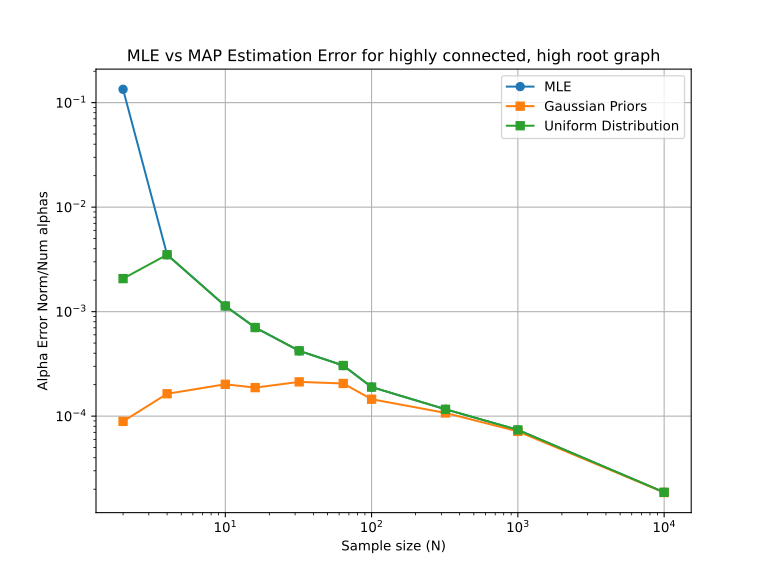

Source code (Python):
import numpy as np
import matplotlib.pyplot as plt
from scipy.optimize import minimize
import networkx as nx

np.random.seed(100)
meanalphas=2


def simulate_graph(adj_matrix, true_alphas, nonlinear_func, sigma=0.01, N=1000):
    n_nodes = len(adj_matrix)
    X_t0 = np.random.normal(0, 1, size=(n_nodes, N))
    X_t1 = np.zeros((n_nodes, N))

    for i in range(n_nodes):
        parents = np.where(adj_matrix[:, i] == 1)[0]
        if len(parents) == 0:
            X_t1[i] = np.random.normal(0, 1, N)  # root noise
        else:
            inputs = [true_alphas[(j, i)] * X_t0[j] for j in parents]
            mu = nonlinear_func(*inputs)
            X_t1[i] = np.random.normal(mu, sigma)
    return X_t0, X_t1


def plot_graph_structure(adj_matrix):
    G = nx.DiGraph()
    n = len(adj_matrix)
    for i in range(n):
        for j in range(n):
            if adj_matrix[i, j] == 1:
                G.add_edge(i, j)

    pos = nx.spring_layout(G, seed=42)
    plt.figure(figsize=(6, 5))
    nx.draw(G, pos, with_labels=True, arrows=True,
            node_size=600, node_color='lightblue', edge_color='gray')
    plt.title("Graph Structure")
    plt.show()


def estimate_alphas_mle(adj_matrix, X_t0, X_t1, nonlinear_func, target_edges, sigma2=0.01**2):
    def loss(alpha_vec):
        alpha_map = {edge: alpha_vec[i] for i, edge in enumerate(target_edges)}
        data_term = 0.0
        for (j, i) in target_edges:
            parents = np.where(adj_matrix[:, i] == 1)[0]
            inputs = [alpha_map[(p, i)] * X_t0[p] for p in parents]
            mu = nonlinear_func(*inputs)
            data_term += np.sum((X_t1[i] - mu) ** 2) / (2 * sigma2)
        return data_term

    init_alpha = np.ones(len(target_edges))
    res = minimize(loss, init_alpha, method="BFGS")
    return res.x


def estimate_alphas_map(adj_matrix, X_t0, X_t1, nonlinear_func, target_edges,
                        sigma2=0.1**2, tau2=0.001**2, mu_prior_val=2.0):
    mu_prior = np.full(len(target_edges), mu_prior_val)

    def loss(alpha_vec):
        alpha_map = {edge: alpha_vec[i] for i, edge in enumerate(target_edges)}
        data_term = 0.0
        for (j, i) in target_edges:
            parents = np.where(adj_matrix[:, i] == 1)[0]
            inputs = [alpha_map[(p, i)] * X_t0[p] for p in parents]
            mu = nonlinear_func(*inputs)
            data_term += np.sum((X_t1[i] - mu) ** 2) / (2 * sigma2)
        prior_term = np.sum((alpha_vec - mu_prior) ** 2) / (2 * tau2)
        return data_term + prior_term

    init_alpha = np.ones(len(target_edges)) * mu_prior_val
    res = minimize(loss, init_alpha, method="BFGS")
    return res.x
def estimate_alphas_map_uniform(adj_matrix, X_t0, X_t1, nonlinear_func, target_edges,
                                sigma2=0.01**2, center=2.0, width=0.5):

    bounds = [(center - width, center + width) for _ in target_edges]

    def loss(alpha_vec):
        alpha_map = {edge: alpha_vec[i] for i, edge in enumerate(target_edges)}
        data_term = 0.0
        for (j, i) in target_edges:
            parents = np.where(adj_matrix[:, i] == 1)[0]
            inputs = [alpha_map[(p, i)] * X_t0[p] for p in parents]
            mu = nonlinear_func(*inputs)
            data_term += np.sum((X_t1[i] - mu) ** 2) / (2 * sigma2)
        return data_term  # prior is constant inside bounds

    init_alpha = np.ones(len(target_edges)) * center
    res = minimize(loss, init_alpha, method="L-BFGS-B", bounds=bounds)
    return res.x


def run_experiment(adj_matrix, nonlinear_func, sample_sizes,
                   sigma2=0.01**2, tau2=0.1**2, force_alphas_two=False):
    edges = [(i, j) for i in range(len(adj_matrix)) for j in range(len(adj_matrix)) if adj_matrix[i, j] == 1]

    if force_alphas_two:
        true_alphas = {edge: 2.0 for edge in edges}
    else:
        true_alphas = {edge: np.random.normal(2.0, 0.01) for edge in edges}

    errors_mle, errors_map,anothaone = [], [],[]

    for N in sample_sizes:
        X_t0, X_t1 = simulate_graph(adj_matrix, true_alphas, nonlinear_func, sigma=np.sqrt(sigma2), N=N)

        alpha_hat_mle = estimate_alphas_mle(adj_matrix, X_t0, X_t1, nonlinear_func, edges, sigma2=sigma2)
        alpha_hat_map = estimate_alphas_map(adj_matrix, X_t0, X_t1, nonlinear_func, edges,
                                            sigma2=sigma2, tau2=tau2, mu_prior_val=2.0)

        true_alpha_vec = np.array([true_alphas[edge] for edge in edges])
        error_mle = np.linalg.norm(alpha_hat_mle - true_alpha_vec)/(true_alpha_vec.size)
        error_map = np.linalg.norm(alpha_hat_map - true_alpha_vec)/(true_alpha_vec.size)
        alpha_hat_map_uniform = estimate_alphas_map_uniform(adj_matrix, X_t0, X_t1,
                                                    nonlinear_func, edges,
                                                    sigma2=sigma2, center=2.0, width=0.1)
        error_map_uniform = np.linalg.norm(alpha_hat_map_uniform - true_alpha_vec)/(true_alpha_vec.size)

        errors_mle.append(error_mle)
        errors_map.append(error_map)
        anothaone.append(error_map_uniform)
        print(f"N={N}, MLE Error={error_mle:.4f}, MAP Error={error_map:.4f}")

    plt.figure(figsize=(8, 6))
    plt.plot(sample_sizes, errors_mle, "o-", label="MLE")
    plt.plot(sample_sizes, errors_map, "s-", label="Gaussian Priors")
    plt.plot(sample_sizes, anothaone, "s-", label="Uniform Distribution")
    plt.xscale("log")
    plt.yscale("log")
    plt.xlabel("Sample size (N)")
    plt.ylabel("Alpha Error Norm/Num alphas")
    plt.title("MLE vs MAP Estimation Error for highly connected, high root graph")
    plt.grid(True)
    plt.legend()
    plt.savefig("uniformplushighhigh.svg", format="svg")
    
    plt.show()
if __name__ == "__main__":
    adj_matrix = np.array([[0, 0, 0, 0, 1, 1, 1, 0, 0, 0],
     [0, 0, 0, 0, 1, 1,1, 0, 0, 0],
     [0, 0, 0, 0, 1, 1, 1, 0, 0, 0],
     [0, 0, 0, 0, 1, 1, 1, 0, 0, 0],
     [0, 0, 0, 0, 0, 0, 0, 1, 1, 0],
     [0, 0, 0, 0, 0, 0, 0, 1, 1, 0],
     [0, 0, 0, 0, 0, 0, 0, 1, 1, 0],
     [0, 0, 0, 0, 0, 0, 0, 0, 0, 1],
     [0, 0, 0, 0, 0, 0, 0, 0, 0, 1],
     [0, 0, 0, 0, 0, 0, 0, 0, 0, 0]])

    plot_graph_structure(adj_matrix)

    edges = [(i, j) for i in range(len(adj_matrix)) for j in range(len(adj_matrix)) if adj_matrix[i, j] == 1]
    true_alphas = {edge: np.random.normal(2.0, 0.01) for edge in edges}

    def nonlinear_func(*args):
        return (np.sum(args, axis=0))

    sample_sizes = [2, 4, 10, 16, 32, 64, 100, 320, 1000,10000]

    run_experiment(adj_matrix, nonlinear_func, sample_sizes,
                   sigma2=0.01**2, tau2=0.001**2, force_alphas_two=True)
